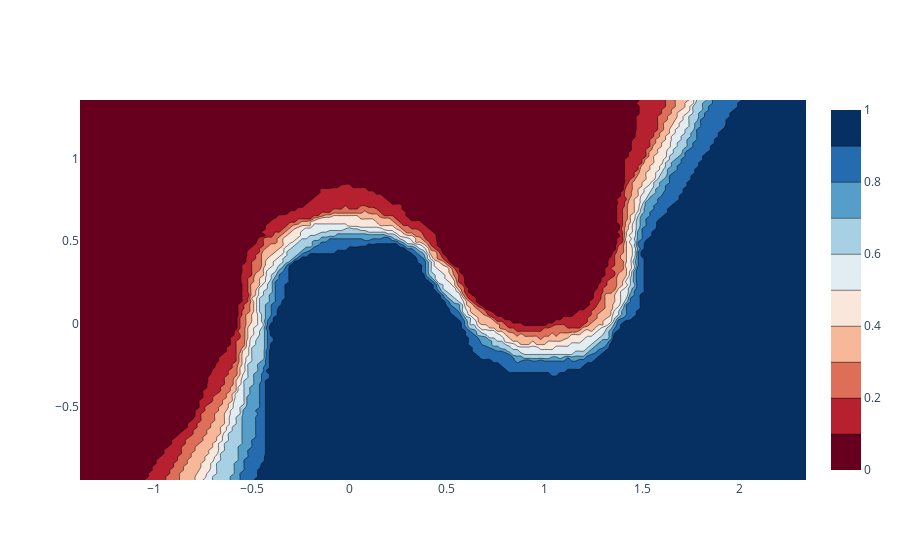

Write notebook code for a chart like this one.
### Code cell
# PLOT THE PROBABILITIES ON THE MESHGRID
fig = go.Figure(data=[
    go.Contour(
        x = x_range
        ,y = y_range
        ,z = probability_postive_class.reshape(x_gridvalues.shape)
        ,colorscale = 'RdBu'
    )
])

fig.show()
